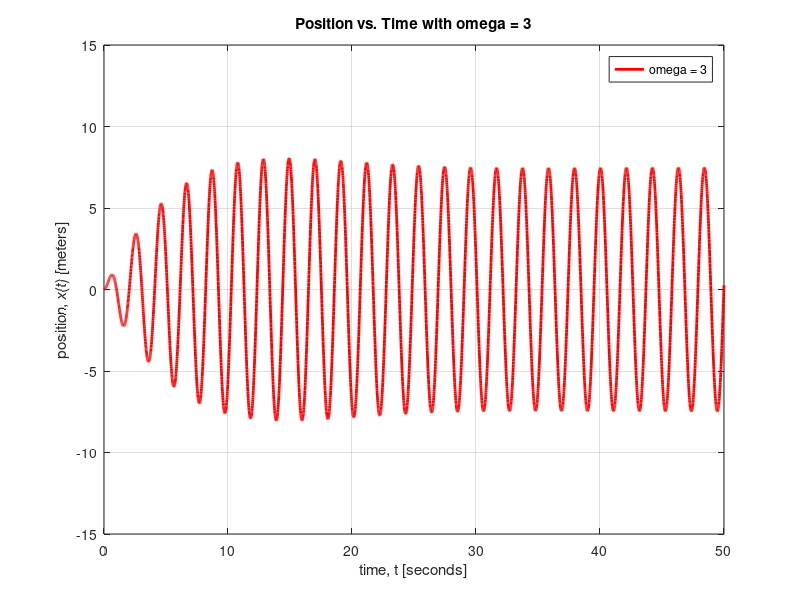
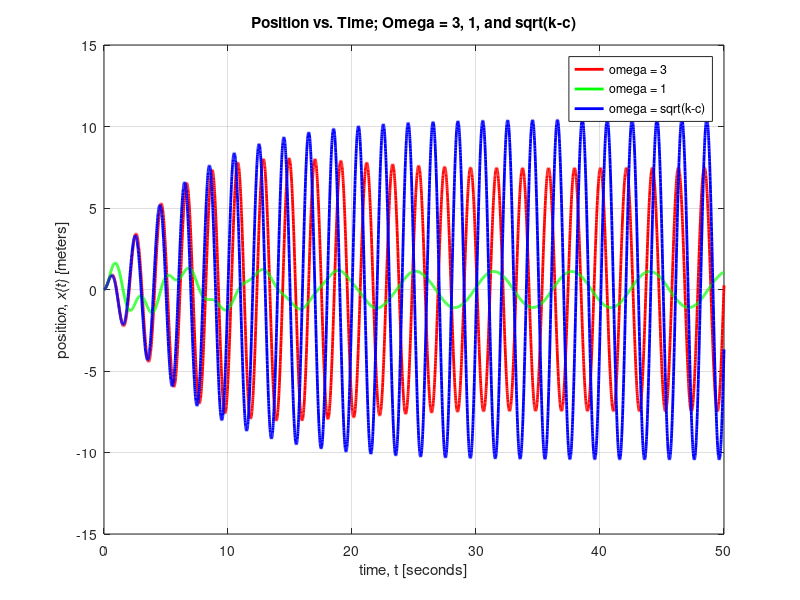

These figures' MATLAB source, in order:
%{
Name of the script: hw4_105785820_p3.m (Resonance problem:implicit Euler)
    
Descpription: This script uses implicit Euler method and Newton Method to
    solve a second order differential equation. Then, plot the graph of the
    position and time with different values of omega.
Inputs: mass (m), spring constant (k), force applied (fc), omega (w), step
    size (h), time (t), damping coefficient (c)
Outputs:  2 figures with plots. The first figure uses omega = 3. The second
    figure uses omega = 3, 1, and sqrt(k-c) in the same plot and figure
    window
Method: Discretizing the second order differential equation using
    semi-implicit euler method by hand. Then, set variables for known values,
    time, time-step, and declare arrays. Then, use Newton's Method to guess
    a new vector q that will be calculated to get the value of the new
    x(i+1) and v(i+1). Plot the graph

Name: Adrian Loekman (aloekman@g.ucla.edu) 
UID: 105785820

%}
%% Front Matter
% Clears all recent codes in command window and workspace
clc; clear all; close all;

%% Parameters
m = 1; % mass (kg)
k = 10; % spring constant (N/m)
fc = 10; % Force Applied (Newtons)
c = 0.2; % Damping Coefficient (N*s/m)
w = [3 1 sqrt(k-c)]; % Angular velocity (rad/s)
h = 0.01; % time step size

%% Declare the arrays: Time, Force, Velocity, and Position
t = 0:h:50; % time (seconds)
n = numel(t); % number of elements, t
ft = zeros(n,3); % array for ft values with 3 different omega
x = zeros(n,3); % array for position values with 3 different omega
v = zeros(n,3); % array for velocity values with 3 different omega

%% Initial Conditions
% Initial conditions are 0 for all x(0) and v(0) thus, using zeros already
% makes it 0.

%% Time Marching Loop
for j = 1:3 % this for loop is to change each omega value 
    omega = w(j);
    for i = 1:n-1 % calculate for each time step
        q = [x(i,j); v(i,j)]; %initial guess at t(i+1)
         % the value of the force Ft
        ft(i,j) = fc*cos(omega*t(i)); 
        
        funct = [m * ((q(2) - v(i,j))/h) + c*q(2) + k*q(1) - ft(i,j);
                q(2) - ((q(1)-x(i,j))/h)]; % discretized function from f1 and f2
       J = [k, m/h + c; -1/h, 1]; % jacobian 2x2 matrix
    
        err = 1; % a starting error value
    
        % loop keeps running until the error is very close to 0
        while err > 1e-6
            dq = J\funct; % calculate delta q using the jacobian
            q = q - dq; % calculate the new q value
        
            funct = [m * ((q(2) - v(i,j))/h) + c*q(2) + k*q(1) - ft(i,j);
                q(2) - ((q(1)-x(i,j))/h)]; % calculate the discretized function using the new q
            err = norm(funct); % calculate the error which is the norm of funct
        end 
        % update the values of x and v using values from q
        x(i+1,j) = q(1);
        v(i+1,j) = q(2);
    
    end
end

%% Plot
figure(1) 
plot(t,x(:,1),'r-','LineWidth', 2) % plot the graph with omega = 3
xlabel('time, t [seconds]') % xlabel on subplot
ylabel('position, x(t) [meters]') % ylabel on subplot
title('Position vs. Time with omega = 3')
legend('omega = 3')
axis([0 50 -15 15])
grid on 
box on

figure(2)
plot(t,x(:,1),'r-','LineWidth', 2) % plot the graph with omega = 3
hold on
plot(t,x(:,2),'g-','LineWidth', 2) % plot the graph with omega = 1
plot(t,x(:,3),'b-','LineWidth', 2) % plot the graph with omega = sqrt(k-c)
title('Position vs. Time; Omega = 3, 1, and sqrt(k-c)') % subplot title
xlabel('time, t [seconds]') % xlabel on subplot
ylabel('position, x(t) [meters]') % ylabel on subplot
legend('omega = 3','omega = 1','omega = sqrt(k-c)', 'location', 'best') % legend indicating the value of omega
grid on 
box on
